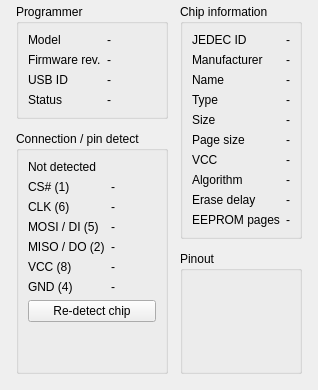
          <widget class="QWidget" name="chipInfoInner">
          <layout class="QHBoxLayout" name="chipInfoLayout">
           <property name="spacing">
            <number>12</number>
           </property>
           <property name="leftMargin">
            <number>16</number>
           </property>
           <property name="topMargin">
            <number>4</number>
           </property>
           <property name="rightMargin">
            <number>16</number>
           </property>
           <property name="bottomMargin">
            <number>16</number>
           </property>
           <item>
            <layout class="QVBoxLayout" name="chipInfoLeft">
             <item>
              <widget class="QGroupBox" name="groupProgrammer">
               <property name="title">
                <string>Programmer</string>
               </property>
               <layout class="QFormLayout" name="progForm">
                <item row="0" column="0">
                 <widget class="QLabel" name="lblProgModelCap">
                  <property name="text">
                   <string>Model</string>
                  </property>
                 </widget>
                </item>
                <item row="0" column="1">
                 <widget class="QLabel" name="lblProgModel">
                  <property name="text">
                   <string>-</string>
                  </property>
                 </widget>
                </item>
                <item row="1" column="0">
                 <widget class="QLabel" name="lblProgRevCap">
                  <property name="text">
                   <string>Firmware rev.</string>
                  </property>
                 </widget>
                </item>
                <item row="1" column="1">
                 <widget class="QLabel" name="lblProgVersion">
                  <property name="text">
                   <string>-</string>
                  </property>
                 </widget>
                </item>
                <item row="2" column="0">
                 <widget class="QLabel" name="lblProgUsbCap">
                  <property name="text">
                   <string>USB ID</string>
                  </property>
                 </widget>
                </item>
                <item row="2" column="1">
                 <widget class="QLabel" name="lblProgUsb">
                  <property name="text">
                   <string>-</string>
                  </property>
                 </widget>
                </item>
                <item row="3" column="0">
                 <widget class="QLabel" name="lblProgConnCap">
                  <property name="text">
                   <string>Status</string>
                  </property>
                 </widget>
                </item>
                <item row="3" column="1">
                 <widget class="QLabel" name="lblProgConn">
                  <property name="text">
                   <string>-</string>
                  </property>
                 </widget>
                </item>
               </layout>
              </widget>
             </item>
             <item>
              <widget class="QGroupBox" name="groupDetection">
               <property name="title">
                <string>Connection / pin detect</string>
               </property>
               <layout class="QVBoxLayout" name="detectLayout">
                <item>
                 <widget class="QLabel" name="lblDetectStatus">
                  <property name="text">
                   <string>Not detected</string>
                  </property>
                  <property name="wordWrap">
                   <bool>true</bool>
                  </property>
                 </widget>
                </item>
                <item>
                 <layout class="QFormLayout" name="sigForm">
                  <item row="0" column="0">
                   <widget class="QLabel" name="capCs">
                    <property name="text">
                     <string>CS# (1)</string>
                    </property>
                   </widget>
                  </item>
                  <item row="0" column="1">
                   <widget class="QLabel" name="lblSigCs">
                    <property name="text">
                     <string>-</string>
                    </property>
                   </widget>
                  </item>
                  <item row="1" column="0">
                   <widget class="QLabel" name="capClk">
                    <property name="text">
                     <string>CLK (6)</string>
                    </property>
                   </widget>
                  </item>
                  <item row="1" column="1">
                   <widget class="QLabel" name="lblSigClk">
                    <property name="text">
                     <string>-</string>
                    </property>
                   </widget>
                  </item>
                  <item row="2" column="0">
                   <widget class="QLabel" name="capMosi">
                    <property name="text">
                     <string>MOSI / DI (5)</string>
                    </property>
                   </widget>
                  </item>
                  <item row="2" column="1">
                   <widget class="QLabel" name="lblSigMosi">
                    <property name="text">
                     <string>-</string>
                    </property>
                   </widget>
                  </item>
                  <item row="3" column="0">
                   <widget class="QLabel" name="capMiso">
                    <property name="text">
                     <string>MISO / DO (2)</string>
                    </property>
                   </widget>
                  </item>
                  <item row="3" column="1">
                   <widget class="QLabel" name="lblSigMiso">
                    <property name="text">
                     <string>-</string>
                    </property>
                   </widget>
                  </item>
                  <item row="4" column="0">
                   <widget class="QLabel" name="capVcc">
                    <property name="text">
                     <string>VCC (8)</string>
                    </property>
                   </widget>
                  </item>
                  <item row="4" column="1">
                   <widget class="QLabel" name="lblSigVcc">
                    <property name="text">
                     <string>-</string>
                    </property>
                   </widget>
                  </item>
                  <item row="5" column="0">
                   <widget class="QLabel" name="capGnd">
                    <property name="text">
                     <string>GND (4)</string>
                    </property>
                   </widget>
                  </item>
                  <item row="5" column="1">
                   <widget class="QLabel" name="lblSigGnd">
                    <property name="text">
                     <string>-</string>
                    </property>
                   </widget>
                  </item>
                 </layout>
                </item>
                <item>
                 <widget class="QPushButton" name="btnRefreshInfo">
                  <property name="text">
                   <string>Re-detect chip</string>
                  </property>
                 </widget>
                </item>
                <item>
                 <spacer name="detectSpacer">
                  <property name="orientation">
                   <enum>Qt::Vertical</enum>
                  </property>
                  <property name="sizeHint" stdset="0">
                   <size>
                    <width>20</width>
                    <height>40</height>
                   </size>
                  </property>
                 </spacer>
                </item>
               </layout>
              </widget>
             </item>
            </layout>
           </item>
           <item>
            <layout class="QVBoxLayout" name="chipInfoRight">
             <item>
              <widget class="QGroupBox" name="groupChipDetails">
               <property name="title">
                <string>Chip information</string>
               </property>
               <layout class="QFormLayout" name="infoForm">
                <item row="0" column="0">
                 <widget class="QLabel" name="capJedec">
                  <property name="text">
                   <string>JEDEC ID</string>
                  </property>
                 </widget>
                </item>
                <item row="0" column="1">
                 <widget class="QLabel" name="lblInfoJedec">
                  <property name="text">
                   <string>-</string>
                  </property>
                 </widget>
                </item>
                <item row="1" column="0">
                 <widget class="QLabel" name="capManuf">
                  <property name="text">
                   <string>Manufacturer</string>
                  </property>
                 </widget>
                </item>
                <item row="1" column="1">
                 <widget class="QLabel" name="lblInfoManuf">
                  <property name="text">
                   <string>-</string>
                  </property>
                 </widget>
                </item>
                <item row="2" column="0">
                 <widget class="QLabel" name="capName">
                  <property name="text">
                   <string>Name</string>
                  </property>
                 </widget>
                </item>
                <item row="2" column="1">
                 <widget class="QLabel" name="lblInfoName">
                  <property name="text">
                   <string>-</string>
                  </property>
                 </widget>
                </item>
                <item row="3" column="0">
                 <widget class="QLabel" name="capType">
                  <property name="text">
                   <string>Type</string>
                  </property>
                 </widget>
                </item>
                <item row="3" column="1">
                 <widget class="QLabel" name="lblInfoType">
                  <property name="text">
                   <string>-</string>
                  </property>
                 </widget>
                </item>
                <item row="4" column="0">
                 <widget class="QLabel" name="capSize">
                  <property name="text">
                   <string>Size</string>
                  </property>
                 </widget>
                </item>
                <item row="4" column="1">
                 <widget class="QLabel" name="lblInfoSize">
                  <property name="text">
                   <string>-</string>
                  </property>
                 </widget>
                </item>
                <item row="5" column="0">
                 <widget class="QLabel" name="capPage">
                  <property name="text">
                   <string>Page size</string>
                  </property>
                 </widget>
                </item>
                <item row="5" column="1">
                 <widget class="QLabel" name="lblInfoPage">
                  <property name="text">
                   <string>-</string>
                  </property>
                 </widget>
                </item>
                <item row="6" column="0">
                 <widget class="QLabel" name="capInfoVcc">
                  <property name="text">
                   <string>VCC</string>
                  </property>
                 </widget>
                </item>
                <item row="6" column="1">
                 <widget class="QLabel" name="lblInfoVcc">
                  <property name="text">
                   <string>-</string>
                  </property>
                 </widget>
                </item>
                <item row="7" column="0">
                 <widget class="QLabel" name="capAlg">
                  <property name="text">
                   <string>Algorithm</string>
                  </property>
                 </widget>
                </item>
                <item row="7" column="1">
                 <widget class="QLabel" name="lblInfoAlg">
                  <property name="text">
                   <string>-</string>
                  </property>
                 </widget>
                </item>
                <item row="8" column="0">
                 <widget class="QLabel" name="capDelay">
                  <property name="text">
                   <string>Erase delay</string>
                  </property>
                 </widget>
                </item>
                <item row="8" column="1">
                 <widget class="QLabel" name="lblInfoDelay">
                  <property name="text">
                   <string>-</string>
                  </property>
                 </widget>
                </item>
                <item row="9" column="0">
                 <widget class="QLabel" name="capEeprom">
                  <property name="text">
                   <string>EEPROM pages</string>
                  </property>
                 </widget>
                </item>
                <item row="9" column="1">
                 <widget class="QLabel" name="lblInfoEeprom">
                  <property name="text">
                   <string>-</string>
                  </property>
                 </widget>
                </item>
               </layout>
              </widget>
             </item>
             <item>
              <widget class="QGroupBox" name="groupPinout">
               <property name="title">
                <string>Pinout</string>
               </property>
               <layout class="QVBoxLayout" name="pinoutLayout">
                <item>
                 <widget class="QFrame" name="framePinout">
                  <property name="frameShape">
                   <enum>QFrame::NoFrame</enum>
                  </property>
                 </widget>
                </item>
               </layout>
              </widget>
             </item>
            </layout>
           </item>
          </layout>
          </widget>
